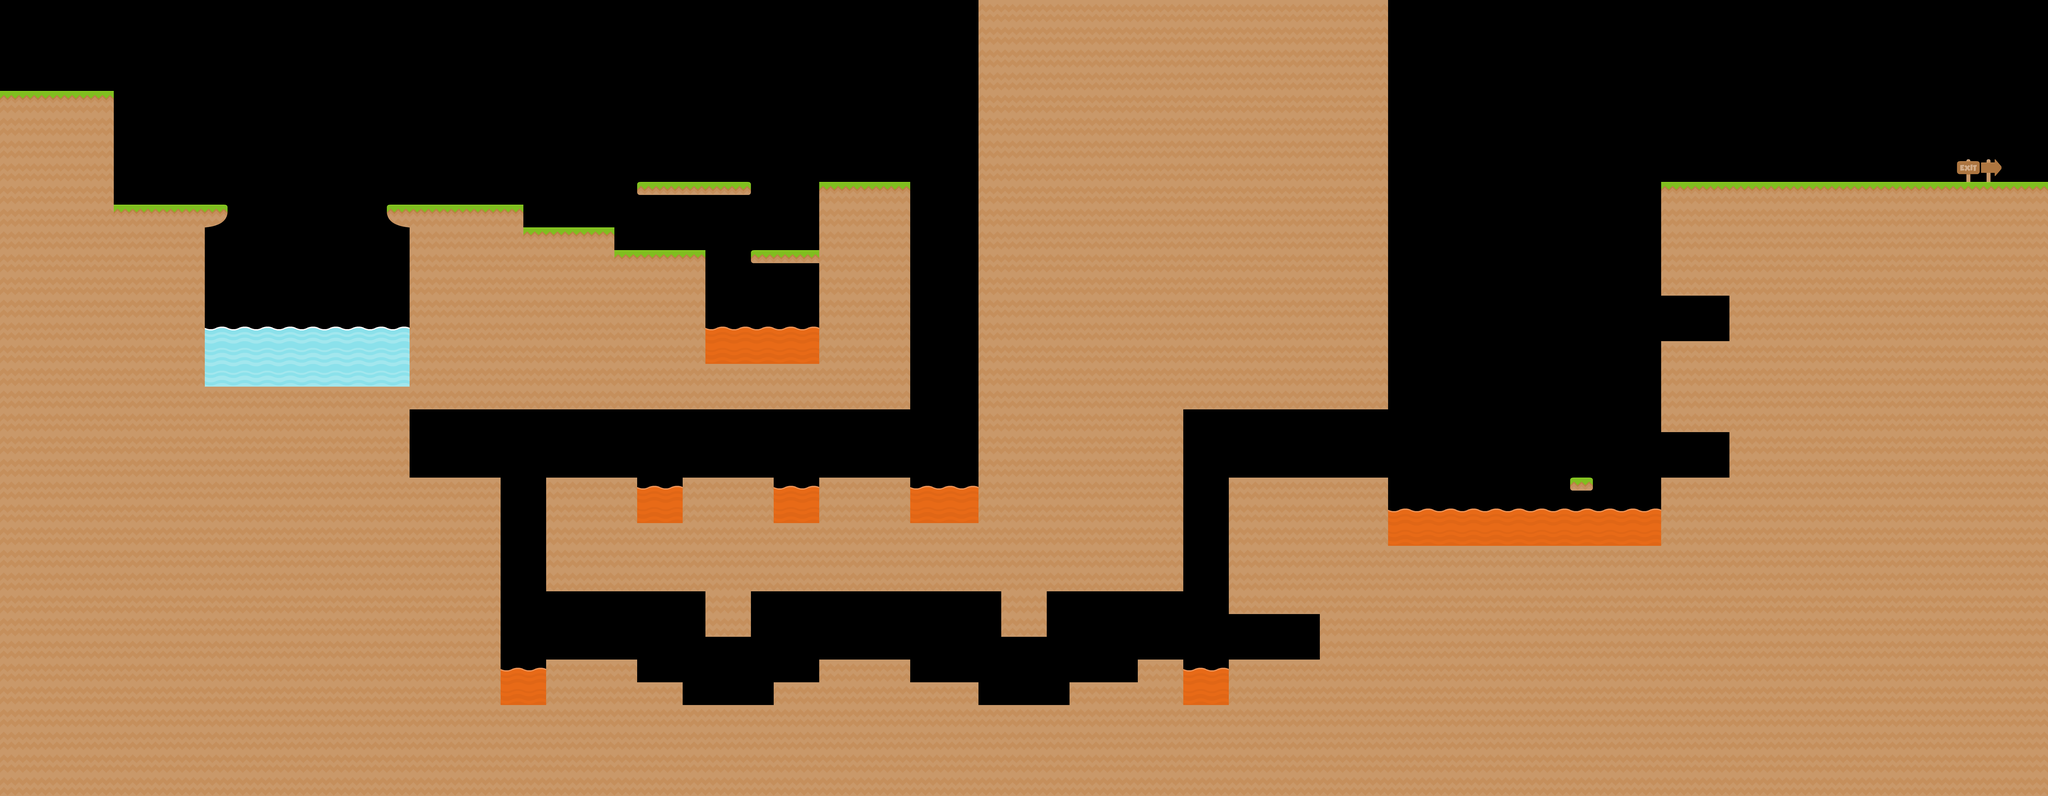

A 2D game scene composited from a Tiled map and its tileset images. What follows is a short description and the map's XML, with each tile layer's data collapsed to a summary:
An orthogonal 90x35 tile map with 70x70 px tiles, 1 tile layer (Capa de Patrones 1).

<map version="1.0" orientation="orthogonal" renderorder="right-down" width="90" height="35" tilewidth="70" tileheight="70">
 <tileset firstgid="1" name="tiles_spritesheet2" tilewidth="70" tileheight="70">
  <image source="tiles_spritesheet2.png" width="888" height="910" />
 </tileset>
 <layer name="Capa de Patrones 1" width="90" height="35">
  <data>[3150 cells, 2040 non-empty, 14 distinct tile ids]</data>
 </layer>
</map>